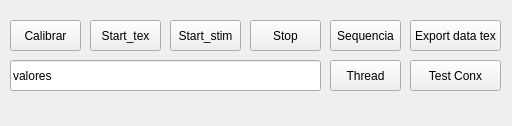
<?xml version="1.0" encoding="UTF-8"?>
<ui version="4.0">
 <class>MainWindow</class>
 <widget class="QMainWindow" name="MainWindow">
  <property name="geometry">
   <rect>
    <x>0</x>
    <y>0</y>
    <width>512</width>
    <height>126</height>
   </rect>
  </property>
  <property name="windowTitle">
   <string>MainWindow</string>
  </property>
  <property name="windowIcon">
   <iconset>
    <normaloff>app_icon_192_hdpi.png</normaloff>app_icon_192_hdpi.png</iconset>
  </property>
  <widget class="QWidget" name="centralwidget">
   <widget class="QLineEdit" name="le_terminal">
    <property name="geometry">
     <rect>
      <x>10</x>
      <y>60</y>
      <width>311</width>
      <height>31</height>
     </rect>
    </property>
    <property name="text">
     <string>valores</string>
    </property>
   </widget>
   <widget class="QPushButton" name="pb_start_tex">
    <property name="geometry">
     <rect>
      <x>90</x>
      <y>20</y>
      <width>71</width>
      <height>31</height>
     </rect>
    </property>
    <property name="text">
     <string>Start_tex</string>
    </property>
   </widget>
   <widget class="QPushButton" name="pb_calibrar">
    <property name="geometry">
     <rect>
      <x>10</x>
      <y>20</y>
      <width>71</width>
      <height>31</height>
     </rect>
    </property>
    <property name="text">
     <string>Calibrar</string>
    </property>
   </widget>
   <widget class="QPushButton" name="pb_stop">
    <property name="geometry">
     <rect>
      <x>250</x>
      <y>20</y>
      <width>71</width>
      <height>31</height>
     </rect>
    </property>
    <property name="text">
     <string>Stop</string>
    </property>
   </widget>
   <widget class="QPushButton" name="pb_start_stim">
    <property name="geometry">
     <rect>
      <x>170</x>
      <y>20</y>
      <width>71</width>
      <height>31</height>
     </rect>
    </property>
    <property name="text">
     <string>Start_stim</string>
    </property>
   </widget>
   <widget class="QPushButton" name="pb_thread">
    <property name="geometry">
     <rect>
      <x>330</x>
      <y>60</y>
      <width>71</width>
      <height>31</height>
     </rect>
    </property>
    <property name="text">
     <string>Thread</string>
    </property>
   </widget>
   <widget class="QPushButton" name="pb_seq">
    <property name="geometry">
     <rect>
      <x>330</x>
      <y>20</y>
      <width>71</width>
      <height>31</height>
     </rect>
    </property>
    <property name="text">
     <string>Sequencia</string>
    </property>
   </widget>
   <widget class="QPushButton" name="pb_export">
    <property name="geometry">
     <rect>
      <x>410</x>
      <y>20</y>
      <width>91</width>
      <height>31</height>
     </rect>
    </property>
    <property name="text">
     <string>Export data tex</string>
    </property>
   </widget>
   <widget class="QPushButton" name="pb_conx">
    <property name="geometry">
     <rect>
      <x>410</x>
      <y>60</y>
      <width>91</width>
      <height>31</height>
     </rect>
    </property>
    <property name="text">
     <string>Test Conx</string>
    </property>
   </widget>
  </widget>
  <widget class="QMenuBar" name="menubar">
   <property name="geometry">
    <rect>
     <x>0</x>
     <y>0</y>
     <width>512</width>
     <height>21</height>
    </rect>
   </property>
  </widget>
 </widget>
 <resources/>
 <connections/>
</ui>
